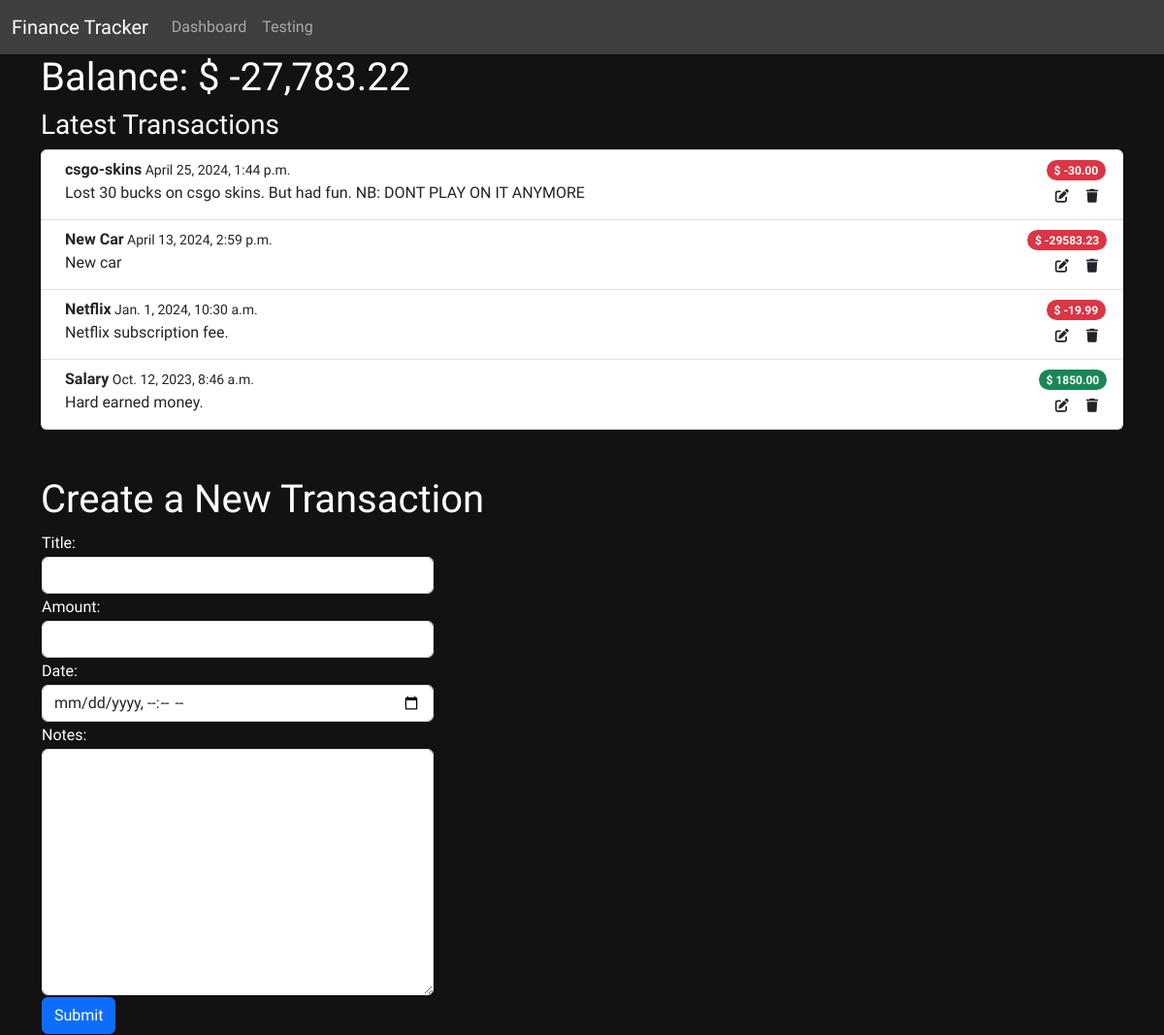
Before: /testing/ with the older database file.
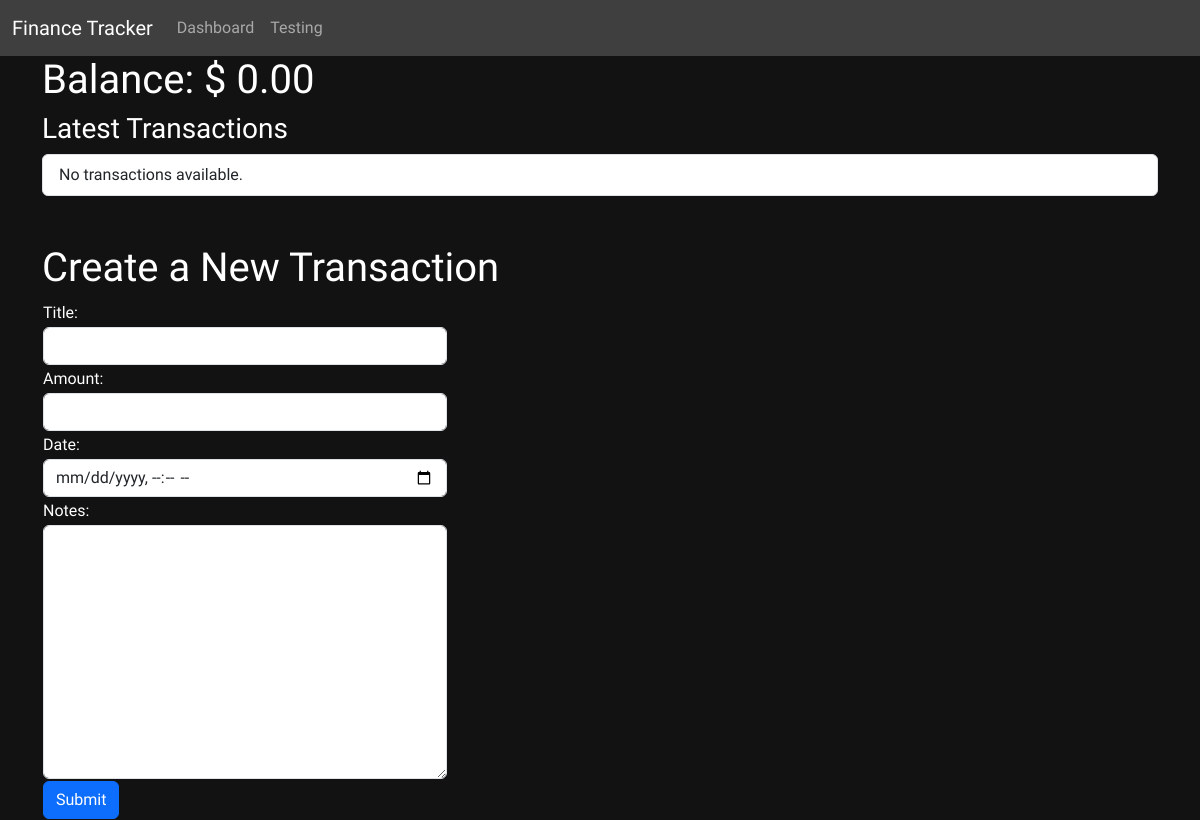
After: the same page with the newer database file.
### FinanceTracker/models.py (models this page shows, shortened)
class Transaction(models.Model):
    id = models.AutoField(primary_key=True)
    title = models.CharField(max_length=40)
    amount = models.DecimalField(max_digits=9, decimal_places=2)
    date = models.DateTimeField()
    notes = models.CharField(max_length=255)
    account = models.ForeignKey(Account, on_delete=models.CASCADE, related_name='transactions')

### FinanceTracker/views.py (the view)
# urls.py: path("testing/", views.testing, name="testing")
def testing(request):
    template = loader.get_template('testing.html')
    main_account = Account.objects.get(name="main")
    transactions_main_account = main_account.transactions.all().order_by('-date')
    form = NewTransactionForm()
    balance = transactions_main_account.aggregate(Sum('amount'))['amount__sum'] or 0  # Calculate total balance
    balance = format_usa_balance(balance)
    if request.method == 'POST': # Handle incoming post requests
        if 'action' in request.POST: # Check which post request it is, this is checking the parameter "name" and "value" in the button-tag in html file
            if request.POST['action'] == 'add_new_transaction':
                addNewTransaction(request, main_account)
                return redirect('testing')  # Ensure to redirect after handling POST to avoid re-posting on refresh
            elif request.POST['action'] == 'delete_transaction':
                transaction_id = request.POST.get('transaction_id')  # Get transaction_id from POST data
                if transaction_id:
                    delete_transaction(request, transaction_id)
                    return redirect('testing')  # Redirect to the same page to reflect the deletion
                else:
                    return HttpResponse("Transaction ID not specified", status=400)
            else:
                return HttpResponse("No action specified", status=400)
        else:
            return HttpResponse("Action not found", status=400)
    else:
        context = {
            'main_account': main_account,
            'transactions_main_account': transactions_main_account,
            'form': form,
            'balance': balance,
        }
        return render(request, "testing.html", context)

### FinanceTracker/NewTransactionForm.py
class NewTransactionForm(forms.ModelForm):
    class Meta:
      model = Transaction
      fields = ['title', 'amount', 'date', 'notes']
      widgets = {
        'title': forms.TextInput(attrs={'class': 'form-control', 'aria-describedby': 'titleHelp'}),
        'amount': forms.NumberInput(attrs={'class': 'form-control', 'aria-describedby': 'amountHelp'}),
        'date': forms.DateTimeInput(attrs={'class': 'form-control', 'aria-describedby': 'dateHelp', 'type': 'datetime-local'}),
        'notes': forms.Textarea(attrs={'class': 'form-control', 'aria-describedby': 'notesHelp'}),
      }
    def __init__(self, *args, **kwargs):
      super(NewTransactionForm, self).__init__(*args, **kwargs)
      self.fields['notes'].required = False  # Make notes not required

### FinanceTracker/views.py (called while the page is built)
def format_usa_balance(number): # This minimal functions makes it easy to convert the argument to a format of USA currency eg. 19,300.99
    number = float(number)
    return f"{number:,.2f}"

### FinanceTracker/templates/testing.html (shortened to what this page needs)
{% extends "master.html" %}
{% load static %}
{% block content %}
<div class="container">
    <h1>Balance: $ {{ balance }}</h1>
</div>
<div class="container-sm">
    <h3>Latest Transactions</h3>
    <ol class="list-group">
        {% for x in transactions_main_account %}
            <li class="list-group-item d-flex align-items-start">
                <div class="ms-2 me-auto">
                    <div><span class="fw-bold">{{ x.title }}</span><small> {{ x.date }}</small></div>
                    {{ x.notes }}
                </div>
                <div class="d-flex flex-column">
                    <div class="d-block">
                        {% if x.amount < 0 %}
                            <span class="badge rounded-pill bg-danger">$ {{ x.amount }}</span>
                        {% elif x.amount > 0 %}
                            <span class="badge rounded-pill bg-success">$ {{ x.amount }}</span>
                        {% else %}
                            <span class="badge rounded-pill bg-secondary">$ {{ x.amount }}</span>
                        {% endif %}
                    </div>
                    <div class="d-flex justify-content-end">
                        <button type="button" class="btn btn-sm" title="Edit transaction"><i class="fa-solid fa-pen-to-square"></i></button>
                        <form method="post" action="{% url 'testing' %}">
                            <button type="submit" class="btn btn-sm" name="action" value="delete_transaction" title="Delete transaction"><i class="fa-solid fa-trash"></i></button>
                        </form>
                    </div>
                </div>
            </li>
        {% endfor %}
    </ol>
    {% if transactions_main_account.count == 0 %}
        <ol class="list-group">
            <li class="list-group-item d-flex d-flex align-items-start">No transactions available.</li>
        </ol>
    {% endif %}
</div>
<br />
<br />
<div class="container">
    <div class="row">
        <h1>Create a New Transaction</h1>
        <form method="post" action="{% url 'testing' %}">
            <table>
                {% for field in form %}
                <tr>
                    <td>{{ field.label_tag }}</td>
                </tr>
                <tr>
                    <td>{{ field }}</td>
                </tr>
                {% endfor %}
                <tr>
                    <td><button type="submit" class="btn btn-primary" name="action" value="add_new_transaction">Submit</button></td>
                </tr>
            </table>
        </form>
    </div>
</div>
{% endblock %}

Changed rows visible on the page:
removed Transaction: title "csgo-skins", date "April 25, 2024, 1:44 p.m.", notes "Lost 30 bucks on csgo skins. But had fun. NB: DONT PLAY ON IT ANYMORE", amount "-30.00"
removed Transaction: title "New Car", date "April 13, 2024, 2:59 p.m.", notes "New car", amount "-29583.23"
removed Transaction: title "Netflix", date "Jan. 1, 2024, 10:30 a.m.", notes "Netflix subscription fee.", amount "-19.99"
removed Transaction: title "Salary", date "Oct. 12, 2023, 8:46 a.m.", notes "Hard earned money.", amount "1850.00"
Other visible differences:
{{ balance }}: "-27,783.22" → "0.00"
text now shown: "No transactions available."
